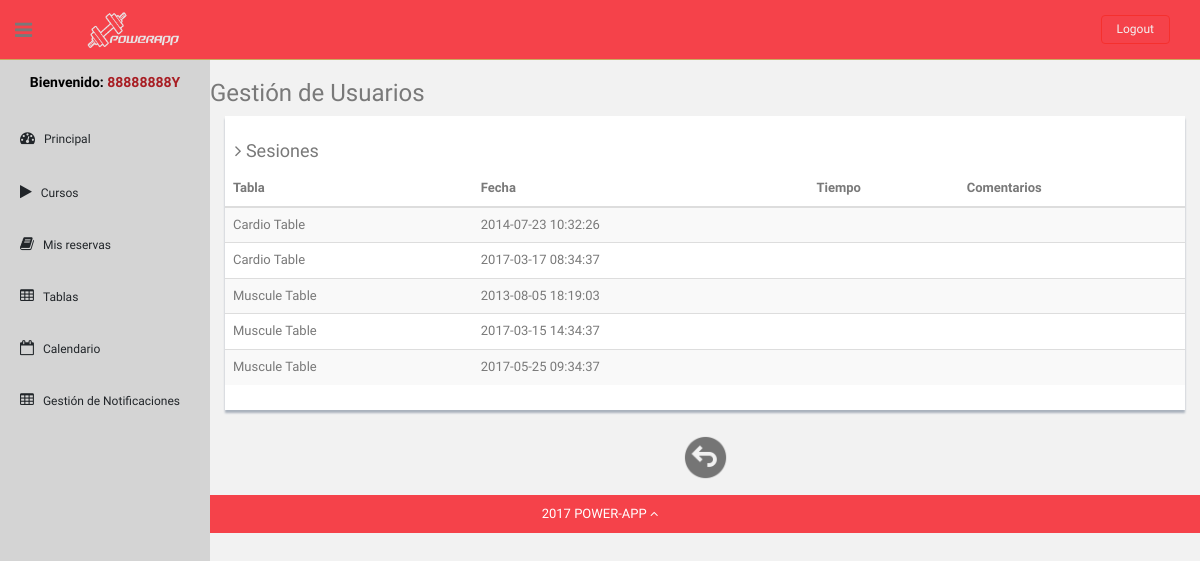
/Controllers/TableSessionShowAllController.php (signed in), run on an earlier commit of the app's database.
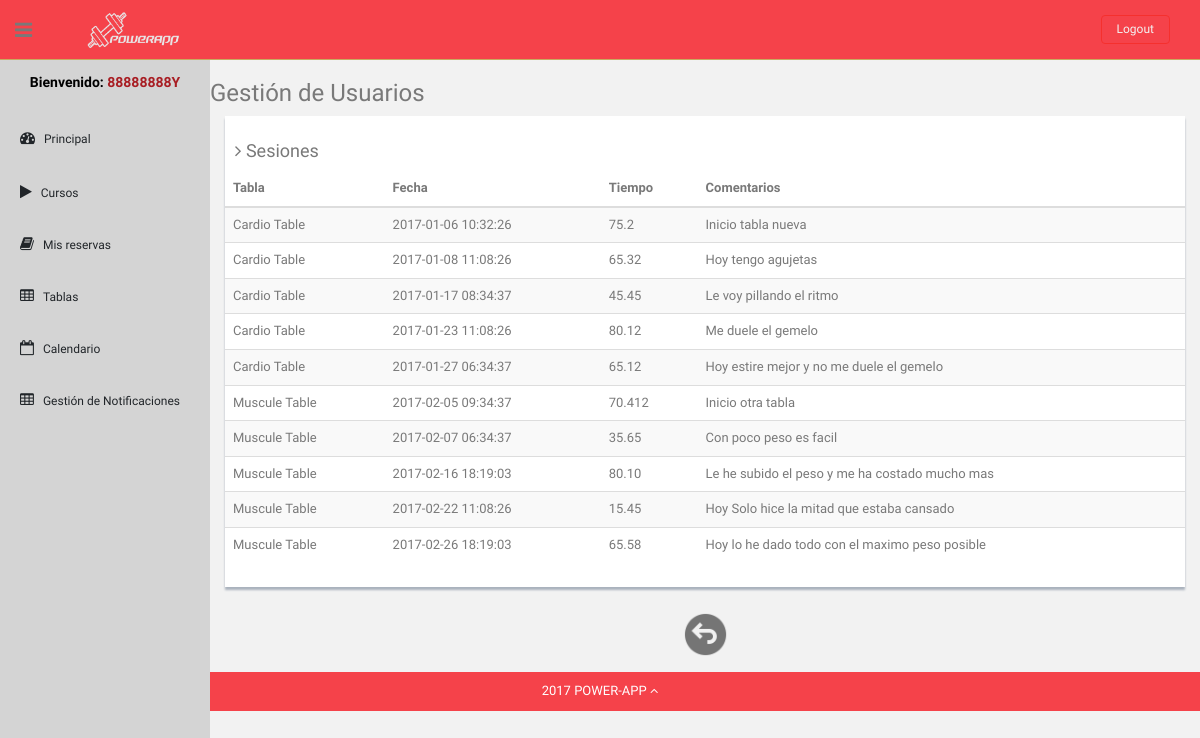
And on a later commit of the database.
### tables this page shows
CREATE TABLE TableSession (
    IDTable varchar(80) NOT NULL,
    DNI varchar(9) NOT NULL,
    SesionTime TIMESTAMP NOT NULL,
    Record VARCHAR(9) NOT NULL ,
    Comment text,

    PRIMARY KEY (IDTable,DNI,SesionTime),
    FOREIGN KEY (IDTable) REFERENCES ExerciseTable(IDTable),
    FOREIGN KEY (DNI) REFERENCES UsersGym(DNI)
);

### Functions/Authentication.php (called while the page is built)
<?php
function IsAuthenticated(){
    if (!isset($_SESSION['login']) && !isset($_SESSION['type'])){
        return false;
    }
    else{
        return true;
    }
}
?>

### Models/TableModel.php (called while the page is built, shortened)
<?php
class TableDAO
{
    private $DBLink;
    private $serverName ="localhost";
    private $userName = "admin";
    private $passWord = "admin";
    private $DBName = "powerAppDB";
    function __construct(){
        $this->DBLink =  new mysqli($this->serverName,$this->userName,$this->passWord,$this->DBName);
    }
    function getAllSession(){
        $dni=$_SESSION['login'];
        $statement = $this->DBLink->prepare("SELECT * FROM `TableSession` WHERE DNI='".$dni."' ORDER BY IDTable");
        if(!$statement->execute()) {
            return "Falló la ejecución: (" . $statement->errno . ") " . $statement->error;
        }else{
            $result = $statement->get_result();
            $toRet = array();
            while ($row = $result->fetch_assoc()){
                $table = new Table($row['IDTable']);
            }
            return "ok";
        }
    }
}

### Models/Table.php (called while the page is built, shortened)
<?php
class Table
{
    private $IDTable;
    private $Record;
    private $SesionTime;
    private $Comment;
    public function __construct($IDTable)
    {
        $this->IDTable = $IDTable;
    }
    public function loadSession($dataArray){
        $this->Record = $dataArray['Record'];;
        $this->SesionTime = $dataArray['SesionTime'];;
        $this->Comment = $dataArray['Comment'];;
    }
    public function getIDTable()
    {
        return $this->IDTable;
    }
    public function getRecord()
    {
        return $this->Record;
    }
    public function getSesionTime()
    {
        return $this->SesionTime;
    }
    public function getComment()
    {
        return $this->Comment;
    }
}

### Views/TableSessionShowAllView.php (the view, shortened to what this page needs)
<?php
class TableSessionShowAllView
{
    var $Sessions;
    function __construct($Sessions){
        $this->Sessions = $Sessions;
        $this->render();
    }
    function render(){
        $usuarioTipo = $_SESSION['type'];
        switch ($usuarioTipo){
            case 'TDU' : include '../Templates/lateralBarDeportista.php';
                break;
        }
        ?>
        <h3>Gestión de Usuarios</h3>
        <div class="col-md-12">
            <div class="content-panel">
                <h4><i class="fa fa-angle-right"></i> Sesiones</h4>
                <table class="table table-striped table-advance table-hover">
                    <thead>
                    <tr>
                        <th class="hidden-phone">Tabla</th>
                        <th class="hidden-phone">Fecha</th>
                        <th class="hidden-phone">Tiempo</th>
                        <th class="hidden-phone">Comentarios</th>
                    </tr>
                    </thead>
                    <tbody>
                    <?php
                    foreach ($this->Sessions as $Session){ ?>
                        <tr>
                            <td> <?php echo $Session->getIDTable(); ?></td>
                            <td><?php  echo $Session->getSesionTime();?></td>
                            <td><?php  echo $Session->getRecord();?></td>
                            <td><?php  echo $Session->getComment();?></td>
                        </tr> <?php
                    }
                    ?>
                    </tbody>
                </table>
            </div>
        </div>
        </div>
        <div class="row mt">
            <div style="display: flex; justify-content: center;" >
                <a href="../index.php"><img src="../Templates/img2/atras.png" style="width:45px;heigh:45px;" title="Atrás"></a>
            </div>
        </div>
        <?php
    }
}

### Controllers/TableSessionShowAllController.php (shortened to what this page needs)
<?php
include '../Functions/Authentication.php';
if (!IsAuthenticated()){
    header('Location:../index.php');
}else{
    include '../Models/TableModel.php';
    include '../Models/Table.php';
    $DAO = new TableDAO();
    $message = $DAO->getAllSession();
    if(strcasecmp($message,"ok") != 0){
        include '../Views/MESSAGE_View.php';
        new MESSAGE($message,'../index.php');
    }else{
        include '../Views/TableSessionShowAllView.php';
        new TableSessionShowAllView($DAO->getLastResult());
    }
}

### Templates/lateralBarDeportista.php (shortened to what this page needs)
<aside>
    <div id="sidebar"  class="nav-collapse ">
        <ul class="sidebar-menu" id="nav-accordion">
            <h5 style="color: #000000" class="centered">Bienvenido: <span style="color:#A81D23;"><?php echo $_SESSION['login'] ?></span></h5>
            <li class="mt">
                <a href="../Controllers/loginController.php">
                    <i class="fa fa-dashboard"></i>
                    <span>Principal</span>
                </a>
            </li>
            <li class="sub-menu">
                <a href="javascript:;" >
                    <i class="fa fa-play"></i>
                    <span>Cursos</span>
                </a>
            </li>
            <li class="sub-menu">
                <a href="javascript:;" >
                    <i class="fa fa-book"></i>
                    <span>Mis reservas</span>
                </a>
            </li>
            <li class="sub-menu">
                <a href="javascript:;" >
                    <i class="fa fa-table"></i>
                    <span>Tablas</span>
                </a>
            </li>
            <li class="sub-menu">
                <a href="javascript:;" >
                    <i class=" fa fa-calendar-o"></i>
                    <span>Calendario</span>
                </a>
            </li>
            <li class="sub-menu">
                <a href="javascript:;" >
                    <i class="fa fa-table"></i>
                    <span>Gestión de Notificaciones</span>
                </a>
            </li>
        </ul>
    </div>
</aside>
<section id="main-content">
    <section class="wrapper">
        <div class="row">

### Templates/css2/style2.css (style rules this page uses)
body { color: #797979; background: #f2f2f2; font-family: 'Ruda', sans-serif; padding: 0px !important; margin: 0px !important; font-size:13px; }
ul li { list-style: none; }
a, a:hover, a:focus { text-decoration: none; outline: none; }
#container { width: 100%; height: 100%; }
.centered { text-align: center; }
.mt { margin-top: 25px; }
ul.top-menu > li > .logout { color: #f2f2f2; font-size: 12px; border-radius: 4px; -webkit-border-radius: 4px; border: 1px solid #F5302E !important; padding: 5px 15px; margin-right: 15px; background: #F5424A; margin-top: 15px; }
#sidebar { width: 210px; height: 100%; position: fixed; background: #d4d4d4; }
#sidebar h5 { color: #f2f2f2; font-weight: 700; }
#sidebar ul li { position: relative; }
ul.sidebar-menu , ul.sidebar-menu li ul.sub { margin: -2px 0 0; padding: 0; }
ul.sidebar-menu { margin-top: 75px; }
ul.sidebar-menu li { margin-bottom: 5px; margin-left:10px; margin-right:10px; }
ul.sidebar-menu li.sub-menu { line-height: 15px; }
ul.sidebar-menu li a span { display: inline-block; }
ul.sidebar-menu li a { color: #212529; text-decoration: none; display: block; padding: 15px 0 15px 10px; font-size: 12px; outline: none; -webkit-transition: all 0.3s ease; -moz-transition: all 0.3s ease; -o-transition: all 0.3s ease; -ms-transition: all 0.3s ease; transition: all 0.3s ease; }
ul.sidebar-menu li a i { font-size: 15px; padding-right: 6px; }
#main-content { margin-left: 210px; }
.header, .footer { min-height: 60px; padding: 0 15px; }
.header { position: fixed; left: 0; right: 0; z-index: 1002; }
.black-bg { background: #F5424A; border-bottom: 1px solid #c9aa5f; }
.wrapper { display: inline-block; margin-top: 60px; padding-left: 15px; padding-right: 15px; padding-bottom: 15px; padding-top: 0; width: 100%; }
a.logo { font-size: 20px; color: #ffffff; float: left; margin-top: 10px; text-transform: uppercase; }
#top_menu .nav > li, ul.top-menu > li { float: left; }
ul.top-menu > li > a { color: #666666; font-size: 16px; border-radius: 4px; -webkit-border-radius: 4px; border:1px solid #666666 !important; padding: 2px 6px; margin-right: 15px; }
.sidebar-toggle-box { float: left; padding-right: 15px; margin-top: 20px; }
.sidebar-toggle-box .fa-bars { cursor: pointer; display: inline-block; font-size: 20px; }
.content-panel { background: #ffffff; box-shadow: 0px 3px 2px #aab2bd; padding-top: 15px; padding-bottom: 5px; }
.content-panel h4 { margin-left: 10px; }
.site-footer { background: #F5424A; color: #fff; padding: 10px 0; }

What changed in the data, as far as the page shows it:
removed tablesession: IDTable "Cardio Table", SesionTime "2014-07-23 10:32:26"
removed tablesession: IDTable "Cardio Table", SesionTime "2017-03-17 08:34:37"
removed tablesession: IDTable "Muscule Table", SesionTime "2013-08-05 18:19:03"
removed tablesession: IDTable "Muscule Table", SesionTime "2017-03-15 14:34:37"
removed tablesession: IDTable "Muscule Table", SesionTime "2017-05-25 09:34:37"
added tablesession: IDTable "Cardio Table", SesionTime "2017-01-06 10:32:26", Record "75.2", Comment "Inicio tabla nueva"
added tablesession: IDTable "Cardio Table", SesionTime "2017-01-08 11:08:26", Record "65.32", Comment "Hoy tengo agujetas"
added tablesession: IDTable "Cardio Table", SesionTime "2017-01-17 08:34:37", Record "45.45", Comment "Le voy pillando el ritmo"
added tablesession: IDTable "Cardio Table", SesionTime "2017-01-23 11:08:26", Record "80.12", Comment "Me duele el gemelo"
added tablesession: IDTable "Cardio Table", SesionTime "2017-01-27 06:34:37", Record "65.12", Comment "Hoy estire mejor y no me duele el gemelo"
added tablesession: IDTable "Muscule Table", SesionTime "2017-02-05 09:34:37", Record "70.412", Comment "Inicio otra tabla"
added tablesession: IDTable "Muscule Table", SesionTime "2017-02-07 06:34:37", Record "35.65", Comment "Con poco peso es facil"
added tablesession: IDTable "Muscule Table", SesionTime "2017-02-16 18:19:03", Record "80.10", Comment "Le he subido el peso y me ha costado mucho mas"
added tablesession: IDTable "Muscule Table", SesionTime "2017-02-22 11:08:26", Record "15.45", Comment "Hoy Solo hice la mitad que estaba cansado"
added tablesession: IDTable "Muscule Table", SesionTime "2017-02-26 18:19:03", Record "65.58", Comment "Hoy lo he dado todo con el maximo peso posible"
